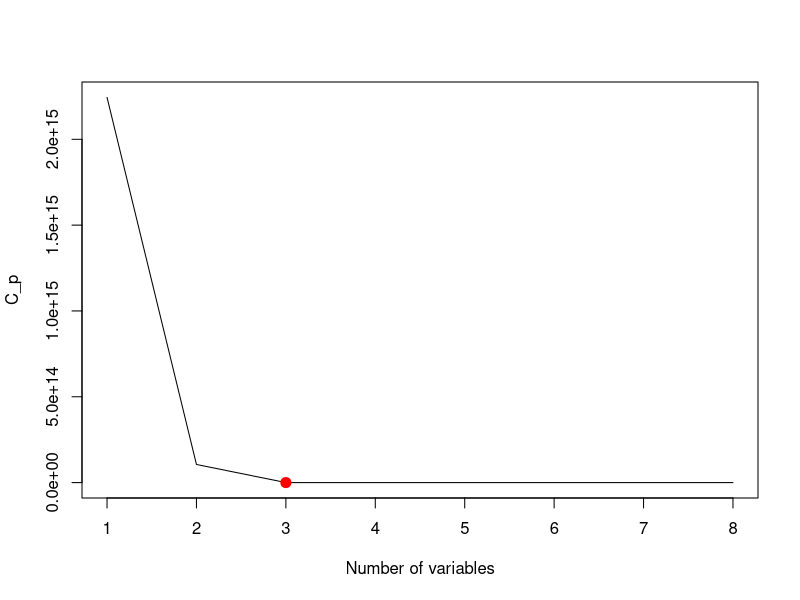
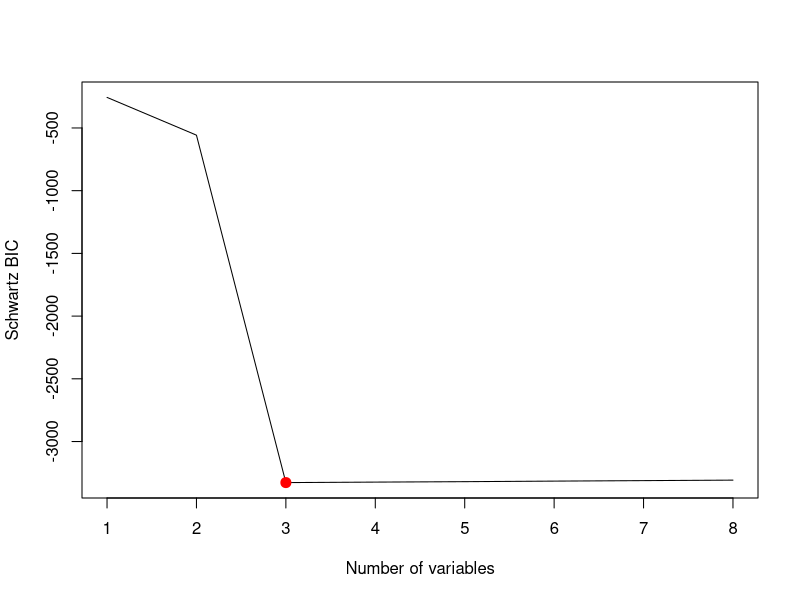
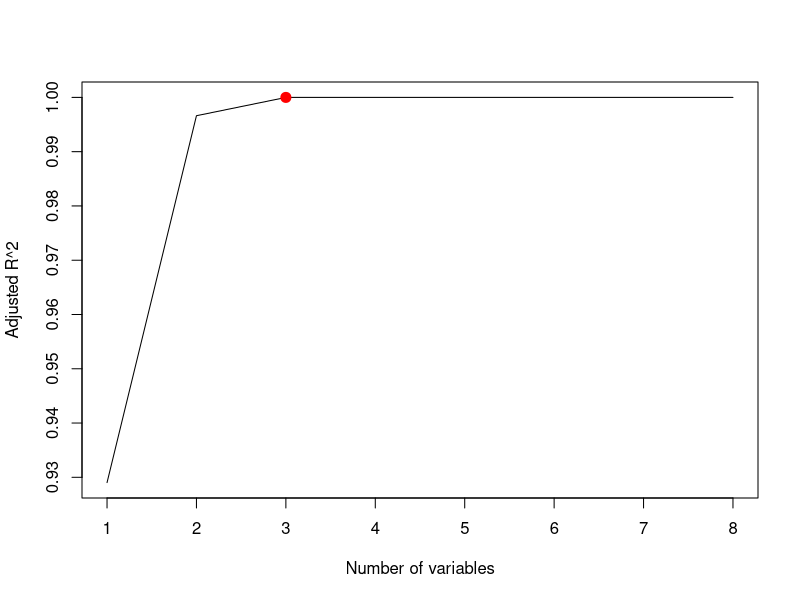

Write R code to recreate these figures, in order.
## ---- chunk 1
# This chunk is called global_options. Due to `include = FALSE`, when the document is rendered, the chunk will be executed, but the results and code will not be included in the rendered document
knitr::opts_chunk$set(
    error = TRUE, # Keep compiling upon error
    collapse = FALSE, # code and corresponding output appear in knit file in separate blocks
    echo = TRUE, # echo code by default
    comment = "#", # change comment character
    #fig.width = 5.5, # set figure width
    fig.align = "center", # set figure position
    #out.width = "49%", # set width of displayed images
    warning = TRUE, # do not show R warnings
    message = TRUE # do not show R messages
)
## ---- chunk 2
        set.seed(2)
        X <- rnorm(n = 100, mean = 0, sd = 1)
        epsilon <- rnorm(n = 100, mean = 0, sd = 1*10^{-6})
        X[1:3]
        epsilon[1:3]
## ---- chunk 3
        beta_0 <- 1
        beta_1 <- 2
        beta_2 <- 3
        beta_3 <- 4
        Y <- beta_0 + beta_1 * X + beta_2 * I(X^2) + beta_3 * I(X^3) + epsilon
        Y[1:3]
## ---- chunk 4
        data_frame <- data.frame(X = X, Y = Y)
        head(data_frame, n = 3)
        library(leaps)
        formula <- Y ~ X + I(X^2) + I(X^3) + I(X^4) + I(X^5) + I(X^6) + I(X^7) + I(X^8) + I(X^9) + I(X^10)
        subset_selection_object <- regsubsets(
            x = formula,
            data = data_frame
        )
        summary_for_subset_selection_object <- summary(object = subset_selection_object)
        Mallows_Cp <- summary_for_subset_selection_object$cp
        index_of_model_with_minimum_Mallows_Cp <- which.min(Mallows_Cp)
        coefficients <- coef(
            subset_selection_object, index_of_model_with_minimum_Mallows_Cp
        )
        coefficients
        Schwartz_BIC <- summary_for_subset_selection_object$bic
        index_of_model_with_minimum_Schwartz_BIC <- which.min(Schwartz_BIC)
        coefficients <- coef(
            subset_selection_object, index_of_model_with_minimum_Schwartz_BIC
        )
        coefficients
        adjusted_R2 <- summary_for_subset_selection_object$adjr2
        index_of_model_with_maximum_adjusted_R2 <- which.max(adjusted_R2)
        coefficients <- coef(
            subset_selection_object, index_of_model_with_maximum_adjusted_R2
        )
        coefficients
        plot(Mallows_Cp, xlab = "Number of variables", ylab = "C_p", type = "l")
        index_of_minimum_Mallows_Cp <- which.min(Mallows_Cp)
        minimum_Mallows_Cp <- Mallows_Cp[index_of_minimum_Mallows_Cp]
        points(index_of_minimum_Mallows_Cp, minimum_Mallows_Cp, col = "red", cex = 2, pch = 20)
        plot(Schwartz_BIC, xlab = "Number of variables", ylab = "Schwartz BIC", type = "l")
        index_of_minimum_Schwartz_BIC <- which.min(Schwartz_BIC)
        minimum_Schwartz_BIC <- Schwartz_BIC[index_of_minimum_Schwartz_BIC]
        points(index_of_minimum_Schwartz_BIC, minimum_Schwartz_BIC, col = "red", cex = 2, pch = 20)
        plot(adjusted_R2, xlab = "Number of variables", ylab = "Adjusted R^2", type = "l")
        index_of_maximum_adjusted_R2 <- which.max(adjusted_R2)
        maximum_adjusted_R2 <- adjusted_R2[index_of_maximum_adjusted_R2]
        points(index_of_maximum_adjusted_R2, maximum_adjusted_R2, col = "red", cex = 2, pch = 20)
## ---- chunk 5
        intercept_only_model <- lm(formula = Y ~ 1, data = data_frame)
        full_model <- lm(formula = formula, data = data_frame)
        step(
            intercept_only_model,
            scope = list(lower = intercept_only_model, upper = full_model),
            direction = "forward"
        )
        step(
            full_model,
            scope = list(lower = intercept_only_model, upper = full_model),
            direction = "backward"
        )
        step(
            full_model,
            scope = list(lower = intercept_only_model, upper = full_model),
            direction = "both"
        )
